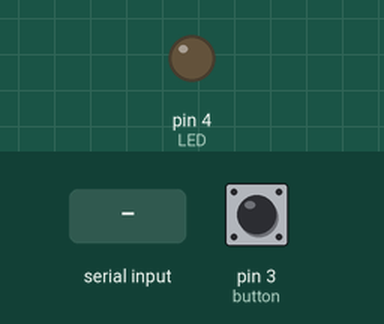
The sketch below on a simulated Arduino Uno, built with avr-gcc and run on an emulated ATmega328P. On the bench: output pins drawn as LEDs (lit = HIGH). Inputs (shaded band) come from the test bench; at power-on: pin 3 (button) LOW.

Above: at 1.2 s.
1.3 s: "PLAY" received over Serial
At 3.3 s:
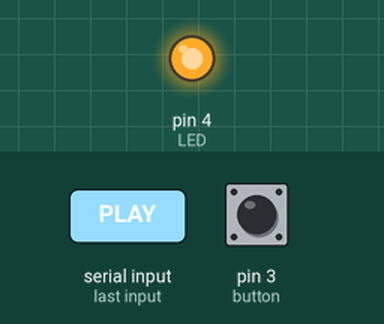
7.9 s: "STOP" received over Serial
At 9.7 s:
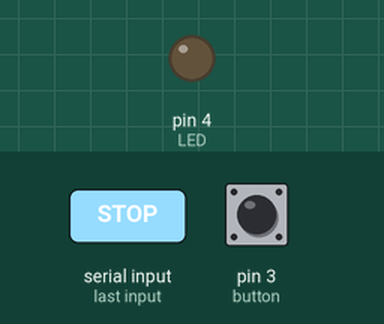
Timing chart, 0 to 11.2 s (numbered marks = the images above; inputs shaded):
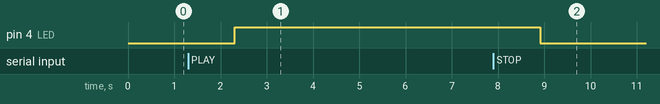

The sketch:

playstop.ino
```cpp
int lastMpdState = 0;    // Last MPD state
int buttonState = 0;     // Current state of the button
int lastButtonState = 0; // Previous state of the button
int incomingByte = 0;
String a;

void setup() {
  Serial.begin(9600);
  pinMode(3, INPUT);  // button
  pinMode(4, OUTPUT); // LED
}

void loop() {
  delay(15);

  buttonState = digitalRead(3);

  delayMicroseconds(40);

  if (buttonState != lastButtonState) {
    if (buttonState == HIGH) {
      if (lastMpdState == 0) {
        Serial.println("PLAY");
        lastMpdState = 1;
      } else {
        Serial.println("STOP");
        lastMpdState = 0;
      }
    }
  }

  if (Serial.available() > 0) {
    a = Serial.readString();
    a.trim();
    if (a.equals("STOP")) {
      digitalWrite(4, LOW);  // LED off
      lastMpdState = 0;
    } else if (a.equals("PLAY")) {
      digitalWrite(4, HIGH); // LED on
      lastMpdState = 1;
    }
  }

  lastButtonState = buttonState;
}
```

Measured:
- after the input at 1.3 s, pin 4 (LED): LOW → HIGH after 1.0 s
- after the input at 7.9 s, pin 4 (LED): HIGH → LOW after 1.0 s
